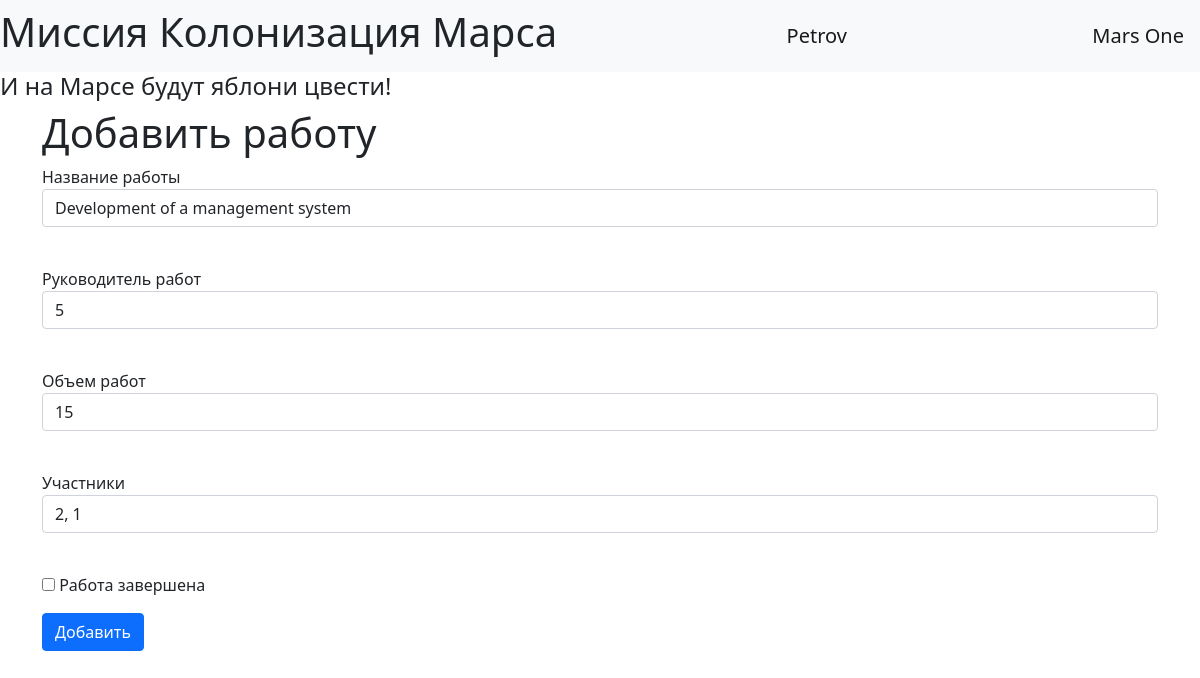
The page /edit_job/1 (signed in) on the database as committed earlier.
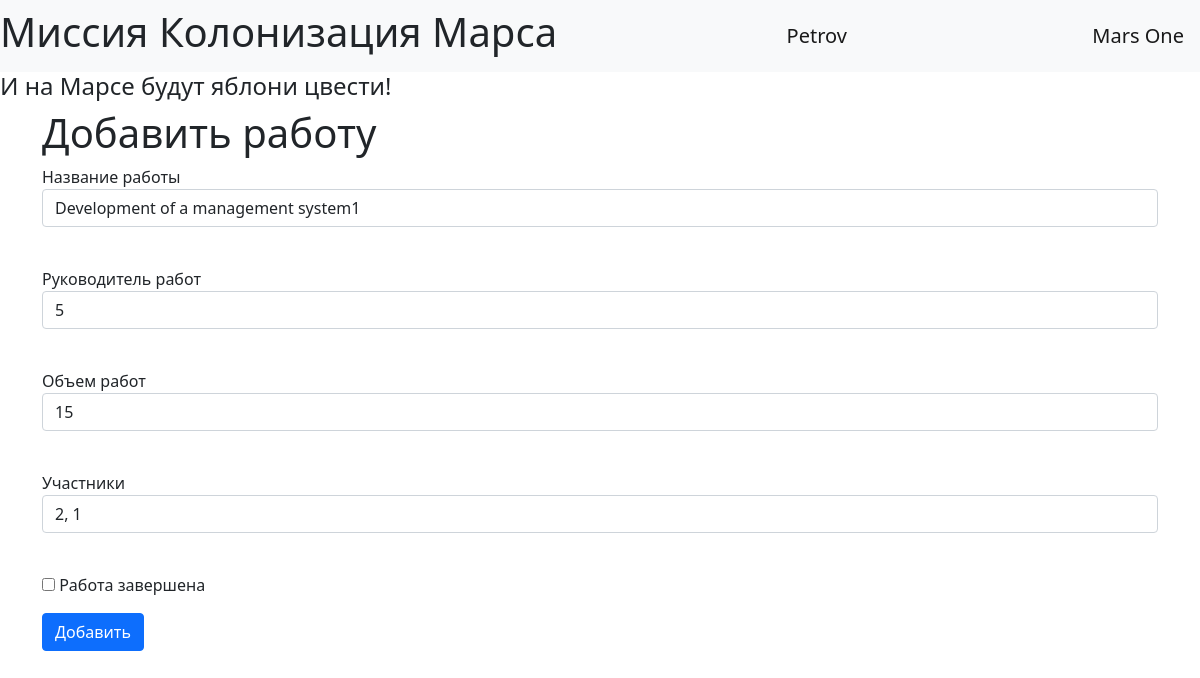
The same page on the database as committed later.
### data/jobs.py (models this page shows, shortened)
class Jobs(SqlAlchemyBase):
    __tablename__ = "jobs"
    id = sqlalchemy.Column(sqlalchemy.Integer, primary_key=True, autoincrement=True)
    team_leader_id = sqlalchemy.Column(sqlalchemy.Integer, sqlalchemy.ForeignKey("users.id"))
    team_leader = orm.relation('User')
    job = sqlalchemy.Column(sqlalchemy.String, nullable=True)
    work_size = sqlalchemy.Column(sqlalchemy.Integer, nullable=True)
    collaborators = sqlalchemy.Column(sqlalchemy.String, nullable=True)
    start_date = sqlalchemy.Column(sqlalchemy.DateTime, nullable=True)
    end_date = sqlalchemy.Column(sqlalchemy.DateTime, nullable=True)
    is_finished = sqlalchemy.Column(sqlalchemy.Boolean, default=False)

### app.py (the view, shortened to what this page needs)
@app.route('/edit_job/<job_id>', methods=['GET', 'POST'])
@login_required
def edit_job(job_id):
    session = db_session.create_session()
    jobs = session.query(Jobs).all()
    add_job_form = AddJobForm()
    current_job = session.query(Jobs).filter(Jobs.id == int(job_id)).first()
    if current_user.id == 1 or current_user.id == current_job.team_leader_id:
        return render_template('edit_job.html', form=add_job_form, current_job=current_job)
    return render_template('list.html', jobs=jobs, message='Вы не имеете достаточно прав')

### forms/add_job.py
class AddJobForm(FlaskForm):
    job = StringField('Название работы', validators=[DataRequired()])
    team_leader_id = IntegerField('Руководитель работ', validators=[DataRequired()])
    work_size = IntegerField('Объем работ', validators=[DataRequired()])
    collaborators = StringField('Участники', validators=[DataRequired()])
    is_finished = BooleanField('Работа завершена')
    submit = SubmitField('Добавить')

### app.py (called while the page is built)
@login_manager.user_loader
def load_user(user_id):
    session = db_session.create_session()
    return session.query(User).get(user_id)

### data/db_session.py (called while the page is built)
def create_session() -> Session:
    global __factory
    return __factory()

### templates/edit_job.html (shortened to what this page needs)
{% extends "base.html" %}
{% block content %}
<h1>Добавить работу</h1>
<form action="" method="post">
    <p>
        {{ form.job.label }}<br>
        {{ form.job(class="form-control", value=current_job.job) }}<br>
    </p>
    <p>
        {{ form.team_leader_id.label }}<br>
        {{ form.team_leader_id(class="form-control", value=current_job.team_leader_id) }}<br>
    </p>
    <p>
        {{ form.work_size.label }}<br>
        {{ form.work_size(class="form-control", value=current_job.work_size) }}<br>
    </p>
    <p>
        {{ form.collaborators.label }}<br>
        {{ form.collaborators(class="form-control", value=current_job.collaborators) }}<br>
    </p>
    {% if current_job.is_finished == 1 %}
        <p>{{ form.is_finished(checked="checked") }} {{ form.is_finished.label }}</p>
    {% else %}
        <p>{{ form.is_finished() }} {{ form.is_finished.label }}</p>
    {% endif %}
    <p>{{ form.submit(type="submit", class="btn btn-primary")}}</p>
</form>
{% endblock %}

Rows that differ between the two databases and show on the page:
changed Jobs: job "Development of a management system" → "Development of a management system1"
